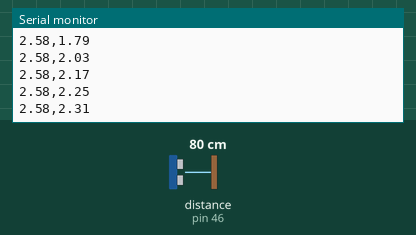
This sketch was run on a simulated Arduino Mega 2560, built with avr-gcc and run on an emulated ATmega2560. Parts: the last lines printed to the serial monitor. Inputs (shaded band) come from the test bench; at power-on: distance to the obstacle (sensor on pin 46) 80 cm. The echo pulse lasts 58.3 µs per cm.

Above: at 1.2 s.
1.3 s: distance to the obstacle (sensor on pin 46) set to 35 cm
At 1.4 s:
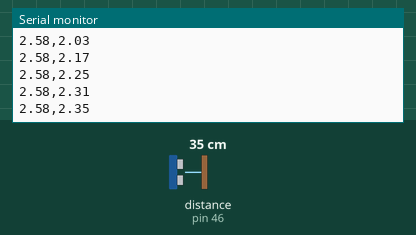
4.3 s: distance to the obstacle (sensor on pin 46) set to 60 cm
At 4.45 s:
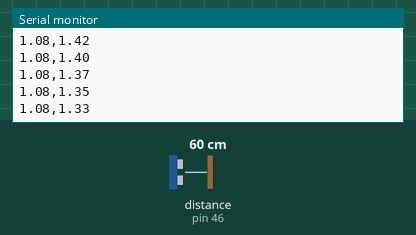
Timing chart, 0 to 7.3 s (numbered marks = the images above; inputs shaded):
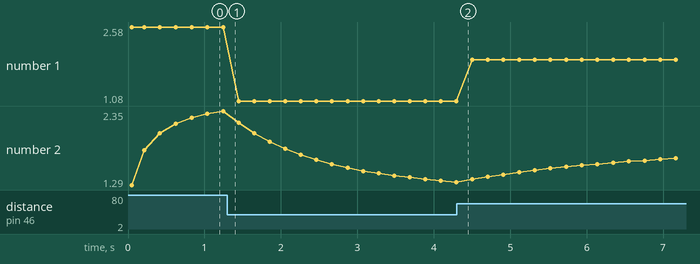

The sketch:

kalman_filter_tester.ino
```cpp
#include <SimpleKalmanFilter.h>
#include <NewPing.h>

#define trigPin 47
#define echoPin 46

NewPing sonar(trigPin, echoPin);

const float e_mea = 0.1;
const float e_est = 0.1;
const float q = 0.01;

SimpleKalmanFilter kf(e_mea, e_est, q);

void setup() {
  Serial.begin(9600);
  pinMode(trigPin, OUTPUT);
  pinMode(echoPin, INPUT);
  Serial.println("*** Executing kalman_filter_tester.ino ***");
}

void loop() {
  float estimate;
  float distance = sonar.ping_in();
  if(distance > 9) {
    distance = distance/12;
    estimate = kf.updateEstimate(distance);
    Serial.print(distance); Serial.print(",");
    Serial.println(estimate);
    delay(200);
  }
  else {
    delay(50);
  }

}
```

Measured:
- plotted number 1: 2.58 → 1.08 after the input at 1.3 s, 1.08 → 1.92 after the input at 4.3 s
- plotted number 2: 2.35 → 1.33 after the input at 1.3 s, 1.33 → 1.82 after the input at 4.3 s
